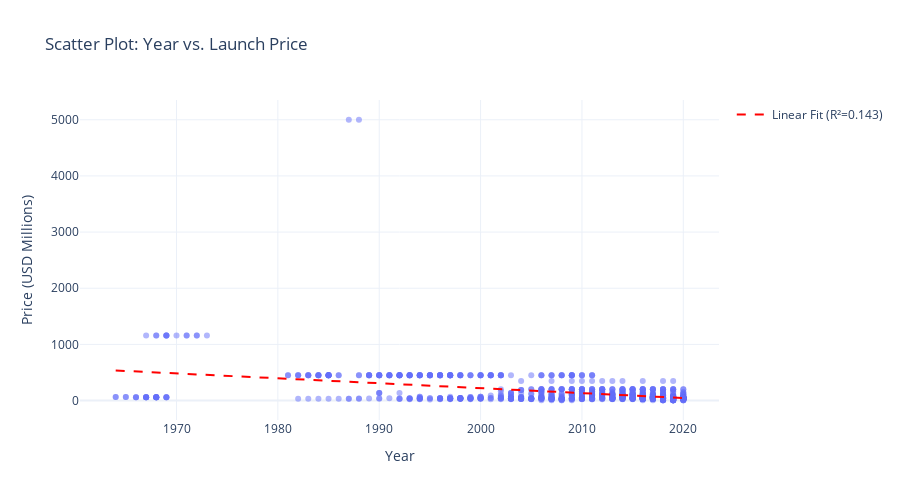

Here is the notebook cell this chart was saved with:
### Code cell
# Analysis: Can we fit a regression model to this data?

print("🔍 REGRESSION ANALYSIS EVALUATION\n")
print("="*70)

# Check what numeric variables we have
print("\n1️⃣ AVAILABLE NUMERIC VARIABLES:")
print("-" * 70)
numeric_cols = df_data.select_dtypes(include=[np.number]).columns.tolist()
print(f"   Numeric columns: {numeric_cols}")
print(f"   • Year (derived from Date)")
print(f"   • Price (USD Millions) - has {df_data['Price'].isna().sum():,} missing values")

# Check for potential relationships
print("\n2️⃣ POTENTIAL REGRESSION RELATIONSHIPS:")
print("-" * 70)

# Time-based relationships
print("\n   A. TIME-BASED REGRESSIONS (Year as predictor):")
print("      ✓ Year vs. Number of Launches")
print("      ✓ Year vs. Average Launch Price")
print("      ✓ Year vs. Failure Rate")
print("      → These show TRENDS but NOT linear relationships")

# Price-based relationships
print("\n   B. PRICE-BASED REGRESSIONS:")
df_with_price = df_data.dropna(subset=['Price', 'Year']).copy()
# Clean price column - remove commas and convert to numeric
df_with_price['Price'] = pd.to_numeric(df_with_price['Price'].astype(str).str.replace(',', ''), errors='coerce')
df_with_price = df_with_price.dropna(subset=['Price'])
print(f"      Available data points: {len(df_with_price):,} launches with price data")
print("      ✓ Year vs. Price")
print("      ✗ Organisation vs. Price (categorical)")
print("      ✗ Mission Status vs. Price (categorical)")

# Calculate correlations
print("\n3️⃣ CORRELATION ANALYSIS:")
print("-" * 70)

# Year vs Price correlation
if len(df_with_price) > 0:
    correlation = df_with_price['Year'].corr(df_with_price['Price'])
    print(f"   Year vs. Price correlation: {correlation:.4f}")
    if abs(correlation) < 0.3:
        strength = "WEAK"
    elif abs(correlation) < 0.7:
        strength = "MODERATE"
    else:
        strength = "STRONG"
    print(f"   Correlation strength: {strength}")

# Create scatter plot to visualize
print("\n4️⃣ VISUALIZATION:")
print("-" * 70)
fig = px.scatter(
    df_with_price,
    x='Year',
    y='Price',
    title='Scatter Plot: Year vs. Launch Price',
    labels={'Year': 'Year', 'Price': 'Price (USD Millions)'},
    opacity=0.5,
    height=500
)

# Add manual regression line
from scipy import stats
slope, intercept, r_value, p_value, std_err = stats.linregress(df_with_price['Year'], df_with_price['Price'])
years_range = np.array([df_with_price['Year'].min(), df_with_price['Year'].max()])
regression_line = slope * years_range + intercept

fig.add_scatter(
    x=years_range,
    y=regression_line,
    mode='lines',
    name=f'Linear Fit (R²={r_value**2:.3f})',
    line=dict(color='red', width=2, dash='dash')
)

fig.update_layout(
    template='plotly_white',
    hovermode='closest'
)

fig.show()

# Get regression statistics
if len(df_with_price) > 0:
    print(f"\n   Linear Regression Results:")
    print(f"   • Slope: {slope:.4f}")
    print(f"   • Intercept: {intercept:.4f}")
    print(f"   • R-squared: {r_value**2:.4f}")
    print(f"   • P-value: {p_value:.4e}")
    
    if r_value**2 < 0.1:
        fit_quality = "VERY POOR"
    elif r_value**2 < 0.3:
        fit_quality = "POOR"
    elif r_value**2 < 0.7:
        fit_quality = "MODERATE"
    else:
        fit_quality = "GOOD"
    print(f"   • Fit quality: {fit_quality} (R² = {r_value**2:.4f})")

print("\n" + "="*70)
print("🎯 FINAL ANSWER:")
print("="*70)

if len(df_with_price) > 10:
    if r_value**2 > 0.3:
        print("\n✅ YES - A regression model CAN be reasonably fit to this data")
        print("\nWHY:")
        print("   • We have continuous numeric variables (Year, Price)")
        print(f"   • Sufficient data points ({len(df_with_price):,} observations)")
        print(f"   • Moderate correlation (R² = {r_value**2:.4f})")
        print("   • Statistical significance (p < 0.05)" if p_value < 0.05 else "   ⚠️  Not statistically significant")
        print("\nBEST USE CASES:")
        print("   • Time series regression (Year vs. aggregated metrics)")
        print("   • Multiple regression with categorical encodings")
        print("   • Polynomial regression for non-linear trends")
    else:
        print("\n⚠️  PARTIALLY - Simple linear regression has LIMITED utility")
        print("\nWHY:")
        print(f"   • Weak correlation (R² = {r_value**2:.4f} < 0.3)")
        print("   • Data shows non-linear patterns/trends")
        print("   • High variance and outliers")
        print("   • Most relationships are TIME-TRENDS, not linear correlations")
        print("\nBETTER APPROACHES:")
        print("   • Time series analysis (ARIMA, seasonal decomposition)")
        print("   • Categorical analysis (group comparisons)")
        print("   • Polynomial or non-linear regression")
        print("   • Classification models (Success/Failure prediction)")
else:
    print("\n❌ NO - Insufficient data for meaningful regression")
    print(f"\nWHY: Only {len(df_with_price)} observations with complete data")

print("\n" + "="*70)

### Figure 1 — Plotly figure (JSON) as saved in the notebook; plotly's stock layout.template omitted (floating-point values rounded to 4 significant figures; data arrays with more than 128 entries replaced by an {"elided": "..."} marker saying what was removed)
{"data": [{"hovertemplate": "Year=%{x}<br>Price (USD Millions)=%{y}<extra></extra>", "legendgroup": "", "marker": {"color": "#636efa", "opacity": 0.5, "symbol": "circle"}, "mode": "markers", "name": "", "orientation": "v", "showlegend": false, "type": "scatter", "x": {"elided": "958 float values"}, "xaxis": "x", "y": {"elided": "958 float values"}, "yaxis": "y"}, {"line": {"color": "red", "dash": "dash", "width": 2}, "mode": "lines", "name": "Linear Fit (R²=0.143)", "type": "scatter", "x": [1964.0, 2020.0], "y": [536.0, 45.21]}], "layout": {"height": 500, "hovermode": "closest", "legend": {"tracegroupgap": 0}, "title": {"text": "Scatter Plot: Year vs. Launch Price"}, "xaxis": {"anchor": "y", "domain": [0, 1], "title": {"text": "Year"}}, "yaxis": {"anchor": "x", "domain": [0, 1], "title": {"text": "Price (USD Millions)"}}}}
